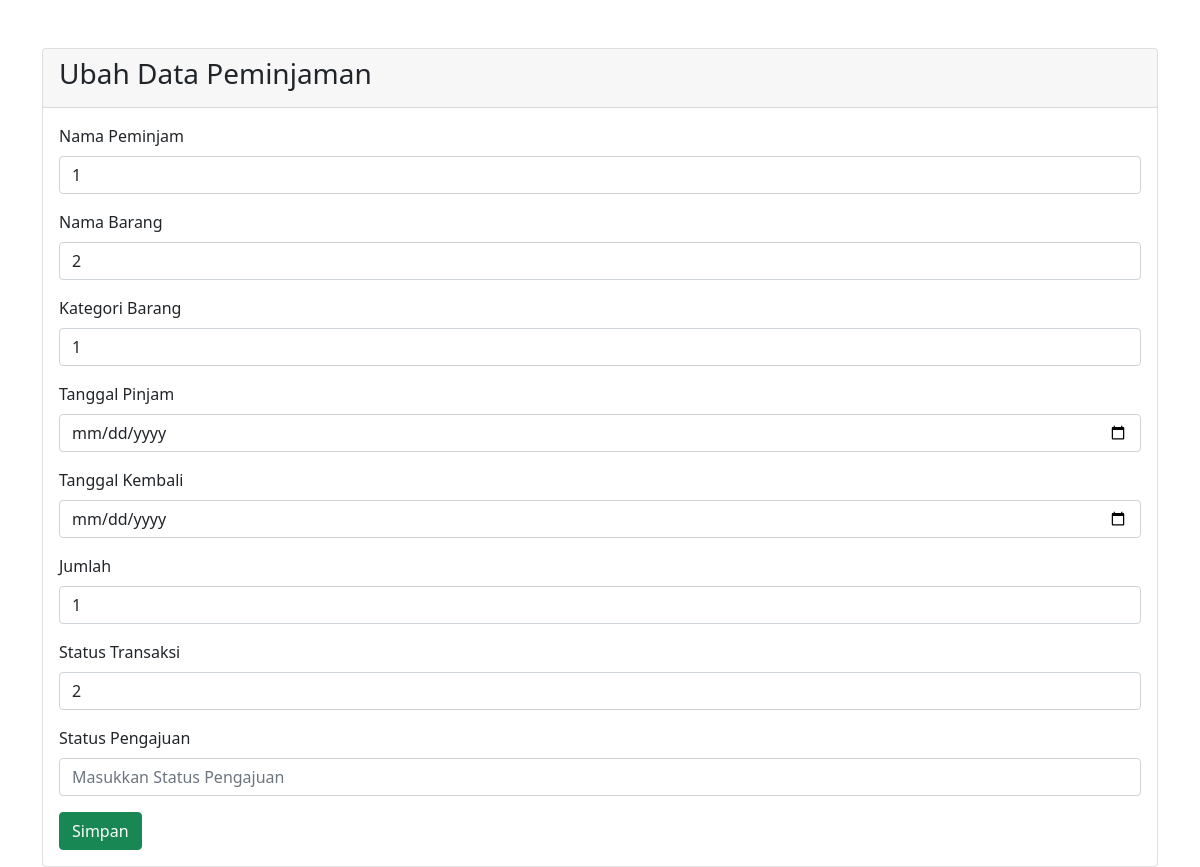
The app's page /index.php/peminjaman/edit/1, older data.
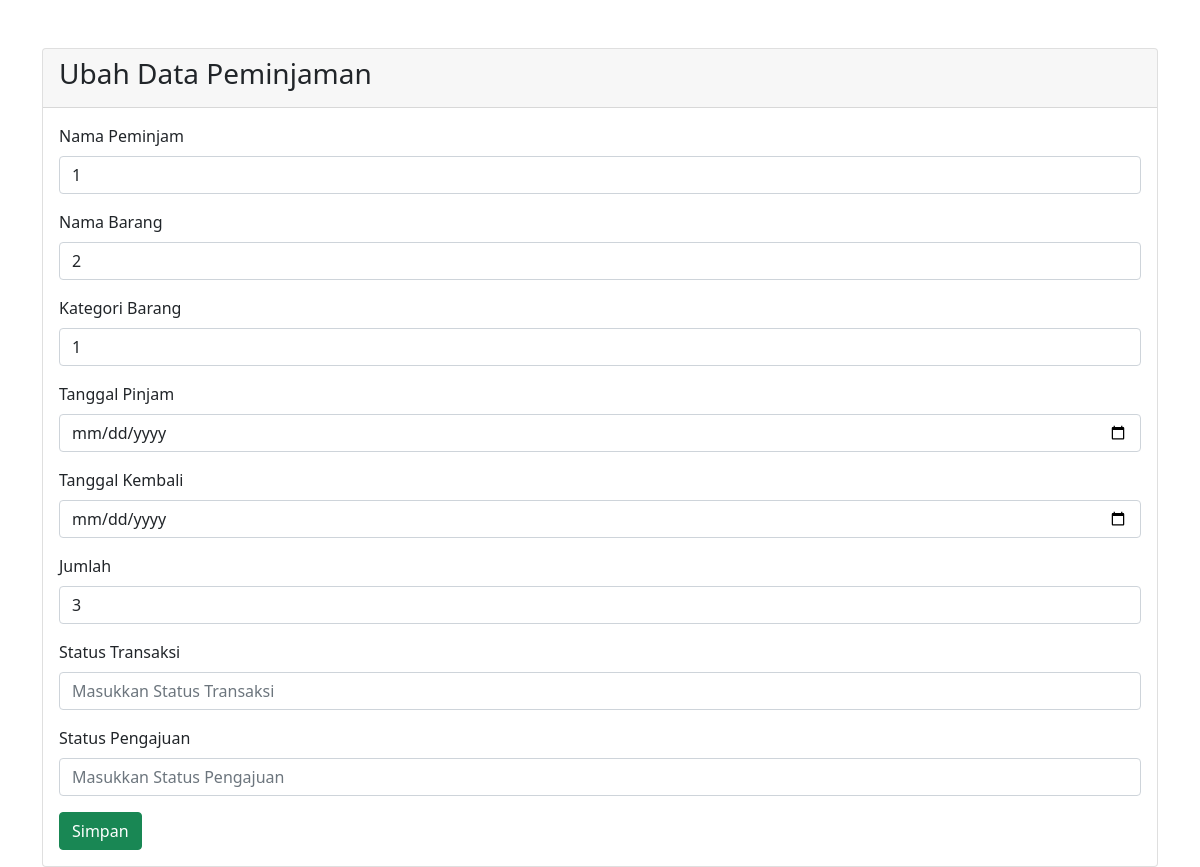
The same page, newer data.
### tables this page shows
CREATE TABLE `tb_peminjaman` (
  `id_pinjam` int(20) NOT NULL,
  `id_barang` int(20) NOT NULL,
  `id_user` int(20) NOT NULL,
  `tanggal_pinjam` datetime(6) NOT NULL,
  `tanggal_kembali` datetime(6) NOT NULL,
  `tanggal_kembali_barang` date NOT NULL,
  `jumlah` int(15) NOT NULL,
  `status_transaksi` tinytext NOT NULL,
  `id_kategori` int(20) NOT NULL
);

### application/controllers/Peminjaman.php (called while the page is built, shortened)
<?php
class Peminjaman extends CI_Controller {
    function __construct(){
        $this->load->model('M_Peminjaman', 'peminjaman', TRUE);
        $this->load->helper(array('form', 'url'));
    }
    public function edit($id)
    {
        $this->load->model('M_Peminjaman','peminjaman');
        $data = $this->peminjaman->get_byid($id);
        $this->load->view('peminjaman/peminjaman_edit',$data);
    }
}
?>

### index.php (called while the page is built, shortened)
<?php
require_once BASEPATH.'core/CodeIgniter.php';

### application/models/M_Peminjaman.php (called while the page is built, shortened)
<?php
    class M_Peminjaman extends CI_Model {
        function get_byid($id)
        {
            return $this->db->where('id_pinjam', $id)
            ->get('tb_peminjaman')->row_array();
        }
    }
?>

### application/views/peminjaman/peminjaman_edit.php (the view, shortened to what this page needs)
<!DOCTYPE html>
<html lang="en">
<head>
<link href="https://cdn.jsdelivr.net/npm/bootstrap@5.0.0-beta3/dist/css/bootstrap.min.css" rel="stylesheet">
</head>
<body>
    <div class="container mt-5">
        <div class="row">
            <div class="col-md-12">
                <div class="card">
                    <div class="card-header">
                        <h3 class="d-flex justify-content-between">Ubah Data Peminjaman</h3>
                    </div>
                    <div class="card-body">
                        <form action="<?= base_url()?>peminjaman/update" method="post">
                        <div class = "mb-3">
                            <label for="id_user" class = "form-label"> Nama Peminjam</label>
                            <input type="text" class ="form-control" name ="id_user" value="<?= $id_user?>" placeholder="Masukkan Nama Peminjam">
                        </div>
                            <div class="mb-3">
                                <label for="id_barang" class="form-label">Nama Barang</label>
                                <input type="text" class="form-control" name="id_barang"  value="<?= $id_barang ?>" placeholder="Masukkan Nama Barang">
                            </div>
                            <div class="mb-3">
                                <label for="id_kategori" class="form-label">Kategori Barang</label>
                                <input type="text" class="form-control" name="id_kategori"  value="<?= $id_kategori ?>" placeholder="Masukkan Kategori Barang">
                            </div>
                            <div class="mb-3">
                                <label for="tanggal_pinjam" class="form-label">Tanggal Pinjam</label>
                                <input type="date" class="form-control" name="tanggal_pinjam"  value="<?= $tanggal_pinjam ?>" placeholder="Masukkan Tanggal Pinjam">
                            </div>
                            <div class="mb-3">
                                <label for="tanggal_kembali" class="form-label">Tanggal Kembali</label>
                                <input type="date" class="form-control" name="tanggal_kembali"  value="<?= $tanggal_kembali ?>" placeholder="Masukkan Tanggal Kembali">
                            </div>
                            <div class="mb-3">
                                <label for="jumlah" class="form-label">Jumlah</label>
                                <input type="text" class="form-control" name="jumlah"  value="<?= $jumlah ?>" placeholder="Masukkan Jumlah Barang">
                            </div>
                            <div class="mb-3">
                                <label for="status_transaksi" class="form-label">Status Transaksi</label>
                                <input type="text" class="form-control" name="status_transaksi"  value="<?= $status_transaksi ?>" placeholder="Masukkan Status Transaksi">
                            </div>
                            <div class="mb-3">
                                <label for="status_pengajuan" class="form-label">Status Pengajuan</label>
                                <input type="text" class="form-control" name="status_pengajuan"  value="<?= $status_pengajuan ?>" placeholder="Masukkan Status Pengajuan">
                            </div>
                            <button type="submit" class="btn btn-success">Simpan</button>
                        </form>
                    </div>
                </div>
            </div>
        </div>
    </div>
</body>
</html>

Row changes from the older to the newer data that the page shows:
changed tb_peminjaman: jumlah "1" → "3"; status_transaksi "2" → (not shown)
